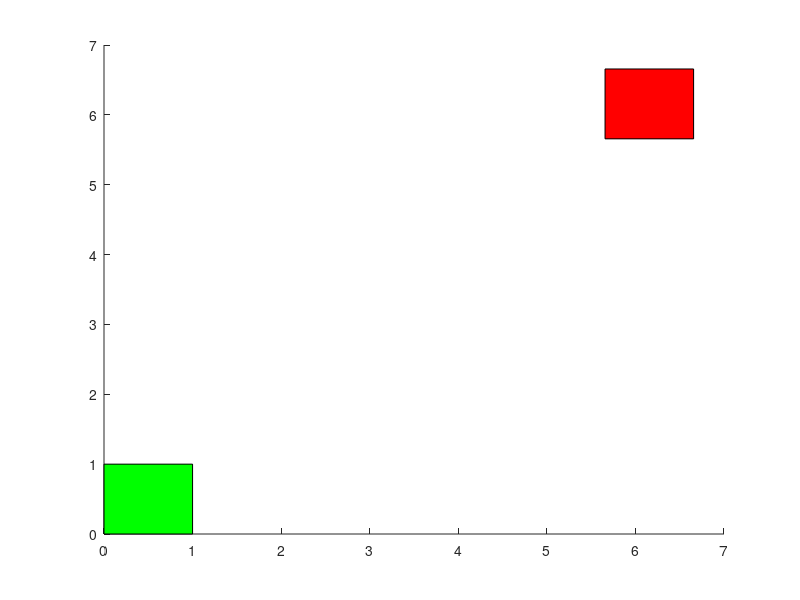

Reproduce this figure in MATLAB. (Note: this script raises an error after producing the figure.)
close all;

baseDir = 'Z:\MrT_9I4\Matt\ProcessedData';

paramSetName = 'late';

ffColor = 'b';
vrColor = 'r';

outTargColor = [0.7 0 0];
inTargColor = [0 0.7 0];

xoffset = 5;
yoffset = -35;




%% Show an example movement with a rotation
useDate = '2013-09-03';

rotAng = 30*pi/180;
barMag = 5;

% data = load(fullfile(baseDir, useDate,['CO_VR_AD_' useDate '.mat']));
% mt = filterMovementTable(data,paramSetName,false);
% t = data.cont.t;
% pos = data.cont.pos;
% vel = data.cont.vel;
% f = data.cont.force;
% clear data;

targDist = 8;
targAngle = pi/4;
targNum = 4; %how many from end

fh = figure('Position', [200, 200, 600, 600]);
hold all;
% plot target locations
xcenter = targDist.*cos(targAngle);
ycenter = targDist.*sin(targAngle);

rectangle('Position',[xcenter, ycenter, 1, 1],'FaceColor','r');
rectangle('Position',[0,0,1,1],'FaceColor','g');
% axis('square');

% pick movement
useInds = find(mt(:,1)==pi/4,targNum,'last');
trial = mt(useInds(1),:);
handPos = pos(t>=trial(2) & t<trial(end),:);
handPos(:,1) = handPos(:,1)-xoffset;
handPos(:,2) = handPos(:,2)-yoffset;

% rotate the position data to be what monkey sees
cursPos = zeros(size(handPos));
R = [cos(rotAng) -sin(rotAng); sin(rotAng) cos(rotAng)];
for j = 1:length(handPos)
    cursPos(j,:) = R*(handPos(j,:)');
end

% adjust for an offset from my math above
offset = [cursPos(1,1)-handPos(1,1), cursPos(1,2)-handPos(1,2)];
handPos(:,1) = handPos(:,1)+offset(1);
handPos(:,2) = handPos(:,2)+offset(2);

% 
% % add lines to show shift
% realDir = pi+atan2(handPos(int16(length(handPos)/10),2)-handPos(1,2),handPos(int16(length(handPos)/10),1)-handPos(1,1));
% plot([handPos(1,1) handPos(1,1)+barMag*cos(realDir)],[handPos(1,2) handPos(1,2)+barMag*sin(realDir)],'k','LineWidth',2);
% plot([handPos(1,1) handPos(1,1)+barMag*cos(realDir+rotAng)],[handPos(1,2) handPos(1,2)+barMag*sin(realDir+rotAng)],'k','LineWidth',2);
% 
% % draw arc to show perturbation
% % add an arch
% n = 1000; % The number of points in the arc
% 
% v1 = [handPos(1,1)+barMag/2*cos(realDir); handPos(1,2)+barMag/2*sin(realDir)];
% v2 = [handPos(1,1)+barMag/2*cos(realDir+rotAng); handPos(1,2)+barMag/2*sin(realDir+rotAng)];
% 
% c = det([v1,v2]); % "cross product" of v1 and v2
% a = linspace(0,atan2(abs(c),dot(v1,v2)),n); % Angle range
% v3 = [0,-c;c,0]*v1; % v3 lies in plane of v1 and v2 and is orthog. to v1
% v = v1*cos(a)+((norm(v1)/norm(v3))*v3)*sin(a); % Arc, center at (0,0)
% plot(v(1,:),v(2,:),'k','LineWidth',2); % Plot arc, centered at P0
% 
% text(1.4,3.5,[num2str(rotAng.*180/pi,2) char(176)],'FontSize',16);

% plot the trajectories
plot(handPos(:,1),handPos(:,2),'r--','LineWidth',3);
plot(cursPos(:,1),cursPos(:,2),'r','LineWidth',3);

axis([-0.5 8.5 -0.5 8]);
set(gca,'YTick',[],'XTick',[],'FontSize',16);

% add a legend to show how much force is applied
plot([4 5],[0.7 0.7],'r','LineWidth',3);
text(5.2,0.7, 'Cursor Position','FontSize',16);
plot([4 5],[0 0],'r--','LineWidth',3);
text(5.2,0, 'Hand Position','FontSize',16);
